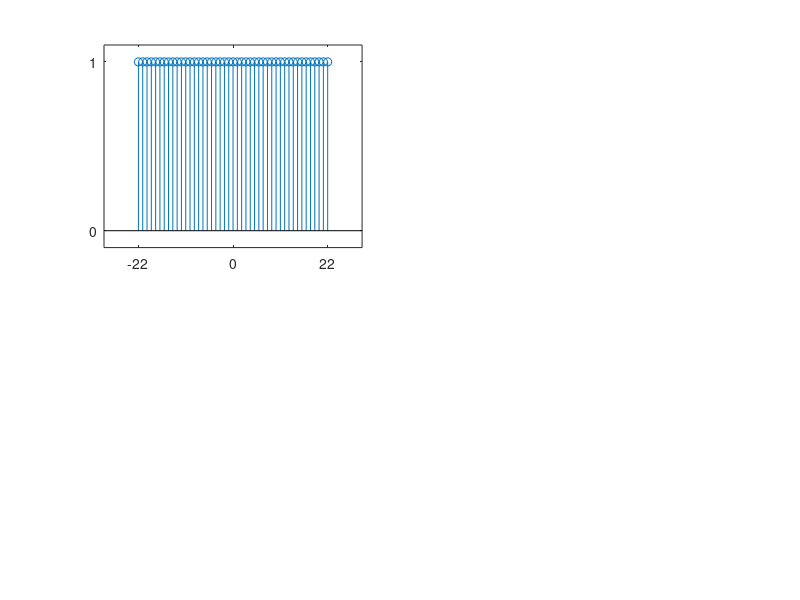

This chart was generated by the following MATLAB code: (Note: this script raises an error after producing the figure.)
% Chapter 7: Rectangular Window Amplitude Response

%

M = 45; alpha = (M-1)/2;

n = -alpha:alpha;

w = ones(1,M);

N = 1000; omega = (2*pi/N)*[-N/2:N/2];

Wr = real(w*(exp(-j*n'*omega)));

db = 20*log10(abs(Wr)/max(Wr));

IntWr = cumsum(Wr);

Intdb = 20*log10(abs(IntWr)/N);

%l = find(Intdb(471:N/2) > -21)+470;

k = (N/2+1) - min(find(Intdb > -21));

tr_width = 2*k*2*M/N; %actual transition width in pi/M units

omega1 = -(tr_width/2)/M; omega2 = (tr_width/2)/M;

%

% plots

subplot(1,1,1)

subplot(2,2,1); stem(n,w);

axis([-(alpha+8),(alpha+8),-0.1,1.1]);

set(gca,'YTickMode','manual','YTick',[0,1])

set(gca,'XTickMode','manual','XTick',[-22,0,22]);

set(gca,'XTickLabelMode','manual','XTickLabels',[' 0';'22';'45']);

title('Rectangular Window : M=45')

xlabel('n'); ylabel('w(n)')

subplot(2,2,3); plot(omega/pi,Wr);

axis([-1,1,-20,50]);

set(gca,'YTickMode','manual','YTick',[0,45])

set(gca,'XTickMode','manual','XTick',[-1,0,1]); grid

title('Amplitude Response')

xlabel('frequency in pi units'); ylabel('Wr')

subplot(2,2,2); plot(omega/pi,db);

axis([-1,1,-40,10]);

set(gca,'YTickMode','manual','YTick',[-40,-13,0])

set(gca,'YTickLabelMode','manual','YTickLabels',['40';'13';' 0'])

set(gca,'XTickMode','manual','XTick',[-1,0,1]);grid

title('Amplitude Response in dB')

xlabel('frequency in pi units'); ylabel('Decibels')

subplot(2,2,4); plot(omega/pi,Intdb);

axis([-1,1,-50,10]);

set(gca,'YTickMode','manual','YTick',[-50,-21,0])

set(gca,'YTickLabelMode','manual','YTickLabels',['50';'21';' 0'])

set(gca,'XTickMode','manual','XTick',[-1;omega1;omega2;1]);grid

set(gca,'XTickLabelMode','manual','XTickLabels',['-1';'  ';'  ';' 1'])

title('Accumulated Amplitude Response')

xlabel('frequency in pi units'); ylabel('Decibels')

text(omega2,5,' Width=(1.8)*pi/M')

